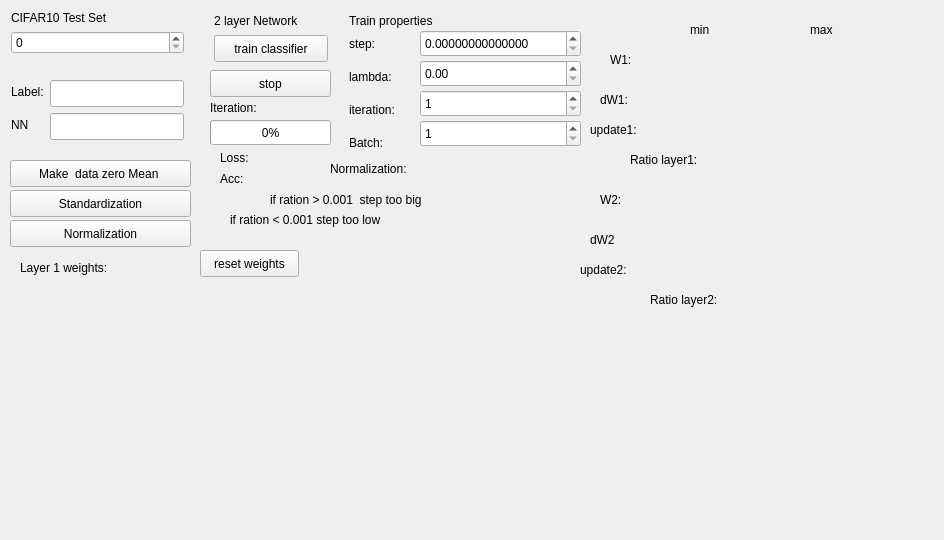
<?xml version="1.0" encoding="UTF-8"?>
<ui version="4.0">
 <class>ffnn</class>
 <widget class="QMainWindow" name="ffnn">
  <property name="geometry">
   <rect>
    <x>0</x>
    <y>0</y>
    <width>944</width>
    <height>540</height>
   </rect>
  </property>
  <property name="windowTitle">
   <string>visualizer</string>
  </property>
  <widget class="QWidget" name="centralWidget">
   <widget class="QDoubleSpinBox" name="stepBox">
    <property name="geometry">
     <rect>
      <x>420</x>
      <y>30</y>
      <width>161</width>
      <height>27</height>
     </rect>
    </property>
    <property name="decimals">
     <number>14</number>
    </property>
    <property name="minimum">
     <double>0.000000000000000</double>
    </property>
    <property name="maximum">
     <double>99.989999999999995</double>
    </property>
    <property name="singleStep">
     <double>0.000001000000000</double>
    </property>
   </widget>
   <widget class="QDoubleSpinBox" name="lambdaBox">
    <property name="geometry">
     <rect>
      <x>420</x>
      <y>60</y>
      <width>161</width>
      <height>27</height>
     </rect>
    </property>
    <property name="maximum">
     <double>500000.000000000000000</double>
    </property>
   </widget>
   <widget class="QLabel" name="label_11">
    <property name="geometry">
     <rect>
      <x>220</x>
      <y>150</y>
      <width>41</width>
      <height>16</height>
     </rect>
    </property>
    <property name="text">
     <string>Loss:</string>
    </property>
   </widget>
   <widget class="QLabel" name="lossResult">
    <property name="geometry">
     <rect>
      <x>270</x>
      <y>150</y>
      <width>61</width>
      <height>17</height>
     </rect>
    </property>
    <property name="text">
     <string/>
    </property>
   </widget>
   <widget class="QLabel" name="label_12">
    <property name="geometry">
     <rect>
      <x>210</x>
      <y>100</y>
      <width>71</width>
      <height>16</height>
     </rect>
    </property>
    <property name="text">
     <string>Iteration:</string>
    </property>
   </widget>
   <widget class="QLabel" name="itResult">
    <property name="geometry">
     <rect>
      <x>280</x>
      <y>100</y>
      <width>51</width>
      <height>20</height>
     </rect>
    </property>
    <property name="text">
     <string/>
    </property>
   </widget>
   <widget class="QLabel" name="label_13">
    <property name="geometry">
     <rect>
      <x>20</x>
      <y>260</y>
      <width>201</width>
      <height>16</height>
     </rect>
    </property>
    <property name="text">
     <string>Layer 1 weights:</string>
    </property>
   </widget>
   <widget class="QPushButton" name="resetWeightsButton">
    <property name="geometry">
     <rect>
      <x>200</x>
      <y>250</y>
      <width>99</width>
      <height>27</height>
     </rect>
    </property>
    <property name="text">
     <string>reset weights</string>
    </property>
   </widget>
   <widget class="QWidget" name="layoutWidget">
    <property name="geometry">
     <rect>
      <x>0</x>
      <y>0</y>
      <width>195</width>
      <height>153</height>
     </rect>
    </property>
    <layout class="QFormLayout" name="formLayout">
     <item row="0" column="0" colspan="2">
      <widget class="QLabel" name="label">
       <property name="text">
        <string>CIFAR10 Test Set</string>
       </property>
      </widget>
     </item>
     <item row="1" column="0" colspan="2">
      <widget class="QSpinBox" name="numberBox">
       <property name="maximum">
        <number>60000</number>
       </property>
      </widget>
     </item>
     <item row="5" column="0">
      <widget class="QLabel" name="label_4">
       <property name="text">
        <string>Label:</string>
       </property>
      </widget>
     </item>
     <item row="5" column="1">
      <widget class="QLineEdit" name="lineEdit">
       <property name="minimumSize">
        <size>
         <width>112</width>
         <height>27</height>
        </size>
       </property>
      </widget>
     </item>
     <item row="6" column="0">
      <widget class="QLabel" name="label_5">
       <property name="text">
        <string>NN</string>
       </property>
      </widget>
     </item>
     <item row="6" column="1">
      <widget class="QLineEdit" name="lineEdit_2">
       <property name="minimumSize">
        <size>
         <width>112</width>
         <height>27</height>
        </size>
       </property>
      </widget>
     </item>
     <item row="4" column="1">
      <widget class="QLabel" name="labelPicture">
       <property name="maximumSize">
        <size>
         <width>81</width>
         <height>61</height>
        </size>
       </property>
       <property name="text">
        <string/>
       </property>
      </widget>
     </item>
    </layout>
   </widget>
   <widget class="QPushButton" name="trainButton">
    <property name="geometry">
     <rect>
      <x>214</x>
      <y>35</y>
      <width>114</width>
      <height>27</height>
     </rect>
    </property>
    <property name="text">
     <string>train classifier</string>
    </property>
   </widget>
   <widget class="QLabel" name="label_2">
    <property name="geometry">
     <rect>
      <x>214</x>
      <y>12</y>
      <width>107</width>
      <height>17</height>
     </rect>
    </property>
    <property name="text">
     <string>2 layer Network</string>
    </property>
   </widget>
   <widget class="QLabel" name="label_7">
    <property name="geometry">
     <rect>
      <x>349</x>
      <y>12</y>
      <width>109</width>
      <height>17</height>
     </rect>
    </property>
    <property name="text">
     <string>Train properties</string>
    </property>
   </widget>
   <widget class="QLabel" name="label_3">
    <property name="geometry">
     <rect>
      <x>349</x>
      <y>35</y>
      <width>51</width>
      <height>17</height>
     </rect>
    </property>
    <property name="text">
     <string>step: </string>
    </property>
   </widget>
   <widget class="QPushButton" name="stopButton">
    <property name="geometry">
     <rect>
      <x>210</x>
      <y>70</y>
      <width>121</width>
      <height>27</height>
     </rect>
    </property>
    <property name="text">
     <string>stop</string>
    </property>
   </widget>
   <widget class="QLabel" name="label_10">
    <property name="geometry">
     <rect>
      <x>349</x>
      <y>134</y>
      <width>43</width>
      <height>17</height>
     </rect>
    </property>
    <property name="text">
     <string>Batch:</string>
    </property>
   </widget>
   <widget class="QLabel" name="label_8">
    <property name="geometry">
     <rect>
      <x>349</x>
      <y>68</y>
      <width>54</width>
      <height>17</height>
     </rect>
    </property>
    <property name="text">
     <string>lambda:</string>
    </property>
   </widget>
   <widget class="QLabel" name="label_9">
    <property name="geometry">
     <rect>
      <x>349</x>
      <y>101</y>
      <width>63</width>
      <height>17</height>
     </rect>
    </property>
    <property name="text">
     <string>iteration:</string>
    </property>
   </widget>
   <widget class="QProgressBar" name="progressBar">
    <property name="geometry">
     <rect>
      <x>210</x>
      <y>120</y>
      <width>121</width>
      <height>25</height>
     </rect>
    </property>
    <property name="value">
     <number>0</number>
    </property>
   </widget>
   <widget class="QSpinBox" name="itBox">
    <property name="geometry">
     <rect>
      <x>420</x>
      <y>90</y>
      <width>161</width>
      <height>27</height>
     </rect>
    </property>
    <property name="minimum">
     <number>1</number>
    </property>
    <property name="maximum">
     <number>99999</number>
    </property>
    <property name="singleStep">
     <number>1</number>
    </property>
   </widget>
   <widget class="QSpinBox" name="batchBox">
    <property name="geometry">
     <rect>
      <x>420</x>
      <y>120</y>
      <width>161</width>
      <height>27</height>
     </rect>
    </property>
    <property name="minimum">
     <number>1</number>
    </property>
    <property name="maximum">
     <number>50000</number>
    </property>
    <property name="singleStep">
     <number>1</number>
    </property>
   </widget>
   <widget class="QLabel" name="accResult">
    <property name="geometry">
     <rect>
      <x>270</x>
      <y>170</y>
      <width>61</width>
      <height>17</height>
     </rect>
    </property>
    <property name="text">
     <string/>
    </property>
   </widget>
   <widget class="QLabel" name="label_6">
    <property name="geometry">
     <rect>
      <x>220</x>
      <y>170</y>
      <width>28</width>
      <height>17</height>
     </rect>
    </property>
    <property name="text">
     <string>Acc:</string>
    </property>
   </widget>
   <widget class="QWidget" name="layoutWidget1">
    <property name="geometry">
     <rect>
      <x>20</x>
      <y>280</y>
      <width>566</width>
      <height>43</height>
     </rect>
    </property>
    <layout class="QGridLayout" name="gridLayout">
     <item row="0" column="0">
      <widget class="QLabel" name="airplaneLbl1">
       <property name="minimumSize">
        <size>
         <width>51</width>
         <height>41</height>
        </size>
       </property>
       <property name="text">
        <string/>
       </property>
      </widget>
     </item>
     <item row="0" column="1">
      <widget class="QLabel" name="automobilLbl2">
       <property name="minimumSize">
        <size>
         <width>51</width>
         <height>41</height>
        </size>
       </property>
       <property name="text">
        <string/>
       </property>
      </widget>
     </item>
     <item row="0" column="2">
      <widget class="QLabel" name="birdLbl3">
       <property name="minimumSize">
        <size>
         <width>51</width>
         <height>41</height>
        </size>
       </property>
       <property name="text">
        <string/>
       </property>
      </widget>
     </item>
     <item row="0" column="3">
      <widget class="QLabel" name="catLbl4">
       <property name="minimumSize">
        <size>
         <width>51</width>
         <height>41</height>
        </size>
       </property>
       <property name="text">
        <string/>
       </property>
      </widget>
     </item>
     <item row="0" column="4">
      <widget class="QLabel" name="deerLbl5">
       <property name="minimumSize">
        <size>
         <width>51</width>
         <height>41</height>
        </size>
       </property>
       <property name="text">
        <string/>
       </property>
      </widget>
     </item>
     <item row="0" column="5">
      <widget class="QLabel" name="dogLbl6">
       <property name="minimumSize">
        <size>
         <width>51</width>
         <height>41</height>
        </size>
       </property>
       <property name="text">
        <string/>
       </property>
      </widget>
     </item>
     <item row="0" column="6">
      <widget class="QLabel" name="frogLbl7">
       <property name="minimumSize">
        <size>
         <width>51</width>
         <height>41</height>
        </size>
       </property>
       <property name="text">
        <string/>
       </property>
      </widget>
     </item>
     <item row="0" column="7">
      <widget class="QLabel" name="horseLbl8">
       <property name="minimumSize">
        <size>
         <width>51</width>
         <height>41</height>
        </size>
       </property>
       <property name="text">
        <string/>
       </property>
      </widget>
     </item>
     <item row="0" column="8">
      <widget class="QLabel" name="shipLbl9">
       <property name="minimumSize">
        <size>
         <width>51</width>
         <height>41</height>
        </size>
       </property>
       <property name="text">
        <string/>
       </property>
      </widget>
     </item>
     <item row="0" column="9">
      <widget class="QLabel" name="truckLbl10">
       <property name="minimumSize">
        <size>
         <width>51</width>
         <height>41</height>
        </size>
       </property>
       <property name="text">
        <string/>
       </property>
      </widget>
     </item>
    </layout>
   </widget>
   <widget class="QPushButton" name="zeroMeanButton">
    <property name="enabled">
     <bool>true</bool>
    </property>
    <property name="geometry">
     <rect>
      <x>10</x>
      <y>160</y>
      <width>181</width>
      <height>27</height>
     </rect>
    </property>
    <property name="text">
     <string>Make  data zero Mean </string>
    </property>
    <property name="checkable">
     <bool>false</bool>
    </property>
    <property name="checked">
     <bool>false</bool>
    </property>
    <property name="autoExclusive">
     <bool>false</bool>
    </property>
    <property name="default">
     <bool>false</bool>
    </property>
    <property name="flat">
     <bool>false</bool>
    </property>
   </widget>
   <widget class="QLabel" name="meanLabel">
    <property name="geometry">
     <rect>
      <x>440</x>
      <y>160</y>
      <width>181</width>
      <height>17</height>
     </rect>
    </property>
    <property name="text">
     <string/>
    </property>
   </widget>
   <widget class="QLabel" name="label_23">
    <property name="geometry">
     <rect>
      <x>330</x>
      <y>160</y>
      <width>111</width>
      <height>17</height>
     </rect>
    </property>
    <property name="text">
     <string>Normalization:</string>
    </property>
   </widget>
   <widget class="QPushButton" name="standardizationButton">
    <property name="enabled">
     <bool>true</bool>
    </property>
    <property name="geometry">
     <rect>
      <x>10</x>
      <y>190</y>
      <width>181</width>
      <height>27</height>
     </rect>
    </property>
    <property name="text">
     <string>Standardization</string>
    </property>
    <property name="checkable">
     <bool>false</bool>
    </property>
    <property name="checked">
     <bool>false</bool>
    </property>
    <property name="autoExclusive">
     <bool>false</bool>
    </property>
    <property name="default">
     <bool>false</bool>
    </property>
    <property name="flat">
     <bool>false</bool>
    </property>
   </widget>
   <widget class="QLabel" name="label_24">
    <property name="geometry">
     <rect>
      <x>630</x>
      <y>150</y>
      <width>91</width>
      <height>20</height>
     </rect>
    </property>
    <property name="text">
     <string>Ratio layer1:</string>
    </property>
   </widget>
   <widget class="QLabel" name="weightRelation">
    <property name="geometry">
     <rect>
      <x>730</x>
      <y>150</y>
      <width>101</width>
      <height>17</height>
     </rect>
    </property>
    <property name="text">
     <string/>
    </property>
   </widget>
   <widget class="QLabel" name="label_25">
    <property name="geometry">
     <rect>
      <x>270</x>
      <y>190</y>
      <width>291</width>
      <height>20</height>
     </rect>
    </property>
    <property name="text">
     <string>if ration &gt; 0.001  step too big</string>
    </property>
   </widget>
   <widget class="QLabel" name="label_26">
    <property name="geometry">
     <rect>
      <x>230</x>
      <y>210</y>
      <width>291</width>
      <height>20</height>
     </rect>
    </property>
    <property name="text">
     <string>if ration &lt; 0.001  step too low</string>
    </property>
   </widget>
   <widget class="QPushButton" name="normalizationButton">
    <property name="enabled">
     <bool>true</bool>
    </property>
    <property name="geometry">
     <rect>
      <x>10</x>
      <y>220</y>
      <width>181</width>
      <height>27</height>
     </rect>
    </property>
    <property name="text">
     <string>Normalization</string>
    </property>
    <property name="checkable">
     <bool>false</bool>
    </property>
    <property name="checked">
     <bool>false</bool>
    </property>
    <property name="autoExclusive">
     <bool>false</bool>
    </property>
    <property name="default">
     <bool>false</bool>
    </property>
    <property name="flat">
     <bool>false</bool>
    </property>
   </widget>
   <widget class="QLabel" name="label_27">
    <property name="geometry">
     <rect>
      <x>650</x>
      <y>290</y>
      <width>91</width>
      <height>20</height>
     </rect>
    </property>
    <property name="text">
     <string>Ratio layer2:</string>
    </property>
   </widget>
   <widget class="QLabel" name="weightRelation2">
    <property name="geometry">
     <rect>
      <x>750</x>
      <y>290</y>
      <width>101</width>
      <height>17</height>
     </rect>
    </property>
    <property name="text">
     <string/>
    </property>
   </widget>
   <widget class="QWidget" name="layoutWidget1_2">
    <property name="geometry">
     <rect>
      <x>20</x>
      <y>330</y>
      <width>566</width>
      <height>43</height>
     </rect>
    </property>
    <layout class="QGridLayout" name="gridLayout_2">
     <item row="0" column="0">
      <widget class="QLabel" name="airplaneLbl1_2">
       <property name="minimumSize">
        <size>
         <width>51</width>
         <height>41</height>
        </size>
       </property>
       <property name="text">
        <string/>
       </property>
      </widget>
     </item>
     <item row="0" column="1">
      <widget class="QLabel" name="automobilLbl2_2">
       <property name="minimumSize">
        <size>
         <width>51</width>
         <height>41</height>
        </size>
       </property>
       <property name="text">
        <string/>
       </property>
      </widget>
     </item>
     <item row="0" column="2">
      <widget class="QLabel" name="birdLbl3_2">
       <property name="minimumSize">
        <size>
         <width>51</width>
         <height>41</height>
        </size>
       </property>
       <property name="text">
        <string/>
       </property>
      </widget>
     </item>
     <item row="0" column="3">
      <widget class="QLabel" name="catLbl4_2">
       <property name="minimumSize">
        <size>
         <width>51</width>
         <height>41</height>
        </size>
       </property>
       <property name="text">
        <string/>
       </property>
      </widget>
     </item>
     <item row="0" column="4">
      <widget class="QLabel" name="deerLbl5_2">
       <property name="minimumSize">
        <size>
         <width>51</width>
         <height>41</height>
        </size>
       </property>
       <property name="text">
        <string/>
       </property>
      </widget>
     </item>
     <item row="0" column="5">
      <widget class="QLabel" name="dogLbl6_2">
       <property name="minimumSize">
        <size>
         <width>51</width>
         <height>41</height>
        </size>
       </property>
       <property name="text">
        <string/>
       </property>
      </widget>
     </item>
     <item row="0" column="6">
      <widget class="QLabel" name="frogLbl7_2">
       <property name="minimumSize">
        <size>
         <width>51</width>
         <height>41</height>
        </size>
       </property>
       <property name="text">
        <string/>
       </property>
      </widget>
     </item>
     <item row="0" column="7">
      <widget class="QLabel" name="horseLbl8_2">
       <property name="minimumSize">
        <size>
         <width>51</width>
         <height>41</height>
        </size>
       </property>
       <property name="text">
        <string/>
       </property>
      </widget>
     </item>
     <item row="0" column="8">
      <widget class="QLabel" name="shipLbl9_2">
       <property name="minimumSize">
        <size>
         <width>51</width>
         <height>41</height>
        </size>
       </property>
       <property name="text">
        <string/>
       </property>
      </widget>
     </item>
     <item row="0" column="9">
      <widget class="QLabel" name="truckLbl10_2">
       <property name="minimumSize">
        <size>
         <width>51</width>
         <height>41</height>
        </size>
       </property>
       <property name="text">
        <string/>
       </property>
      </widget>
     </item>
    </layout>
   </widget>
   <widget class="QWidget" name="layoutWidget1_3">
    <property name="geometry">
     <rect>
      <x>20</x>
      <y>380</y>
      <width>566</width>
      <height>43</height>
     </rect>
    </property>
    <layout class="QGridLayout" name="gridLayout_3">
     <item row="0" column="0">
      <widget class="QLabel" name="airplaneLbl1_3">
       <property name="minimumSize">
        <size>
         <width>51</width>
         <height>41</height>
        </size>
       </property>
       <property name="text">
        <string/>
       </property>
      </widget>
     </item>
     <item row="0" column="1">
      <widget class="QLabel" name="automobilLbl2_3">
       <property name="minimumSize">
        <size>
         <width>51</width>
         <height>41</height>
        </size>
       </property>
       <property name="text">
        <string/>
       </property>
      </widget>
     </item>
     <item row="0" column="2">
      <widget class="QLabel" name="birdLbl3_3">
       <property name="minimumSize">
        <size>
         <width>51</width>
         <height>41</height>
        </size>
       </property>
       <property name="text">
        <string/>
       </property>
      </widget>
     </item>
     <item row="0" column="3">
      <widget class="QLabel" name="catLbl4_3">
       <property name="minimumSize">
        <size>
         <width>51</width>
         <height>41</height>
        </size>
       </property>
       <property name="text">
        <string/>
       </property>
      </widget>
     </item>
     <item row="0" column="4">
      <widget class="QLabel" name="deerLbl5_3">
       <property name="minimumSize">
        <size>
         <width>51</width>
         <height>41</height>
        </size>
       </property>
       <property name="text">
        <string/>
       </property>
      </widget>
     </item>
     <item row="0" column="5">
      <widget class="QLabel" name="dogLbl6_3">
       <property name="minimumSize">
        <size>
         <width>51</width>
         <height>41</height>
        </size>
       </property>
       <property name="text">
        <string/>
       </property>
      </widget>
     </item>
     <item row="0" column="6">
      <widget class="QLabel" name="frogLbl7_3">
       <property name="minimumSize">
        <size>
         <width>51</width>
         <height>41</height>
        </size>
       </property>
       <property name="text">
        <string/>
       </property>
      </widget>
     </item>
     <item row="0" column="7">
      <widget class="QLabel" name="horseLbl8_3">
       <property name="minimumSize">
        <size>
         <width>51</width>
         <height>41</height>
        </size>
       </property>
       <property name="text">
        <string/>
       </property>
      </widget>
     </item>
     <item row="0" column="8">
      <widget class="QLabel" name="shipLbl9_3">
       <property name="minimumSize">
        <size>
         <width>51</width>
         <height>41</height>
        </size>
       </property>
       <property name="text">
        <string/>
       </property>
      </widget>
     </item>
     <item row="0" column="9">
      <widget class="QLabel" name="truckLbl10_3">
       <property name="minimumSize">
        <size>
         <width>51</width>
         <height>41</height>
        </size>
       </property>
       <property name="text">
        <string/>
       </property>
      </widget>
     </item>
    </layout>
   </widget>
   <widget class="QWidget" name="layoutWidget1_4">
    <property name="geometry">
     <rect>
      <x>20</x>
      <y>430</y>
      <width>566</width>
      <height>43</height>
     </rect>
    </property>
    <layout class="QGridLayout" name="gridLayout_4">
     <item row="0" column="0">
      <widget class="QLabel" name="airplaneLbl1_4">
       <property name="minimumSize">
        <size>
         <width>51</width>
         <height>41</height>
        </size>
       </property>
       <property name="text">
        <string/>
       </property>
      </widget>
     </item>
     <item row="0" column="1">
      <widget class="QLabel" name="automobilLbl2_4">
       <property name="minimumSize">
        <size>
         <width>51</width>
         <height>41</height>
        </size>
       </property>
       <property name="text">
        <string/>
       </property>
      </widget>
     </item>
     <item row="0" column="2">
      <widget class="QLabel" name="birdLbl3_4">
       <property name="minimumSize">
        <size>
         <width>51</width>
         <height>41</height>
        </size>
       </property>
       <property name="text">
        <string/>
       </property>
      </widget>
     </item>
     <item row="0" column="3">
      <widget class="QLabel" name="catLbl4_4">
       <property name="minimumSize">
        <size>
         <width>51</width>
         <height>41</height>
        </size>
       </property>
       <property name="text">
        <string/>
       </property>
      </widget>
     </item>
     <item row="0" column="4">
      <widget class="QLabel" name="deerLbl5_4">
       <property name="minimumSize">
        <size>
         <width>51</width>
         <height>41</height>
        </size>
       </property>
       <property name="text">
        <string/>
       </property>
      </widget>
     </item>
     <item row="0" column="5">
      <widget class="QLabel" name="dogLbl6_4">
       <property name="minimumSize">
        <size>
         <width>51</width>
         <height>41</height>
        </size>
       </property>
       <property name="text">
        <string/>
       </property>
      </widget>
     </item>
     <item row="0" column="6">
      <widget class="QLabel" name="frogLbl7_4">
       <property name="minimumSize">
        <size>
         <width>51</width>
         <height>41</height>
        </size>
       </property>
       <property name="text">
        <string/>
       </property>
      </widget>
     </item>
     <item row="0" column="7">
      <widget class="QLabel" name="horseLbl8_4">
       <property name="minimumSize">
        <size>
         <width>51</width>
         <height>41</height>
        </size>
       </property>
       <property name="text">
        <string/>
       </property>
      </widget>
     </item>
     <item row="0" column="8">
      <widget class="QLabel" name="shipLbl9_4">
       <property name="minimumSize">
        <size>
         <width>51</width>
         <height>41</height>
        </size>
       </property>
       <property name="text">
        <string/>
       </property>
      </widget>
     </item>
     <item row="0" column="9">
      <widget class="QLabel" name="truckLbl10_4">
       <property name="minimumSize">
        <size>
         <width>51</width>
         <height>41</height>
        </size>
       </property>
       <property name="text">
        <string/>
       </property>
      </widget>
     </item>
    </layout>
   </widget>
   <widget class="QWidget" name="layoutWidget1_5">
    <property name="geometry">
     <rect>
      <x>20</x>
      <y>480</y>
      <width>566</width>
      <height>43</height>
     </rect>
    </property>
    <layout class="QGridLayout" name="gridLayout_5">
     <item row="0" column="0">
      <widget class="QLabel" name="airplaneLbl1_5">
       <property name="minimumSize">
        <size>
         <width>51</width>
         <height>41</height>
        </size>
       </property>
       <property name="text">
        <string/>
       </property>
      </widget>
     </item>
     <item row="0" column="1">
      <widget class="QLabel" name="automobilLbl2_5">
       <property name="minimumSize">
        <size>
         <width>51</width>
         <height>41</height>
        </size>
       </property>
       <property name="text">
        <string/>
       </property>
      </widget>
     </item>
     <item row="0" column="2">
      <widget class="QLabel" name="birdLbl3_5">
       <property name="minimumSize">
        <size>
         <width>51</width>
         <height>41</height>
        </size>
       </property>
       <property name="text">
        <string/>
       </property>
      </widget>
     </item>
     <item row="0" column="3">
      <widget class="QLabel" name="catLbl4_5">
       <property name="minimumSize">
        <size>
         <width>51</width>
         <height>41</height>
        </size>
       </property>
       <property name="text">
        <string/>
       </property>
      </widget>
     </item>
     <item row="0" column="4">
      <widget class="QLabel" name="deerLbl5_5">
       <property name="minimumSize">
        <size>
         <width>51</width>
         <height>41</height>
        </size>
       </property>
       <property name="text">
        <string/>
       </property>
      </widget>
     </item>
     <item row="0" column="5">
      <widget class="QLabel" name="dogLbl6_5">
       <property name="minimumSize">
        <size>
         <width>51</width>
         <height>41</height>
        </size>
       </property>
       <property name="text">
        <string/>
       </property>
      </widget>
     </item>
     <item row="0" column="6">
      <widget class="QLabel" name="frogLbl7_5">
       <property name="minimumSize">
        <size>
         <width>51</width>
         <height>41</height>
        </size>
       </property>
       <property name="text">
        <string/>
       </property>
      </widget>
     </item>
     <item row="0" column="7">
      <widget class="QLabel" name="horseLbl8_5">
       <property name="minimumSize">
        <size>
         <width>51</width>
         <height>41</height>
        </size>
       </property>
       <property name="text">
        <string/>
       </property>
      </widget>
     </item>
     <item row="0" column="8">
      <widget class="QLabel" name="shipLbl9_5">
       <property name="minimumSize">
        <size>
         <width>51</width>
         <height>41</height>
        </size>
       </property>
       <property name="text">
        <string/>
       </property>
      </widget>
     </item>
     <item row="0" column="9">
      <widget class="QLabel" name="truckLbl10_5">
       <property name="minimumSize">
        <size>
         <width>51</width>
         <height>41</height>
        </size>
       </property>
       <property name="text">
        <string/>
       </property>
      </widget>
     </item>
    </layout>
   </widget>
   <widget class="QLabel" name="label_28">
    <property name="geometry">
     <rect>
      <x>690</x>
      <y>20</y>
      <width>31</width>
      <height>20</height>
     </rect>
    </property>
    <property name="text">
     <string>min</string>
    </property>
   </widget>
   <widget class="QLabel" name="label_29">
    <property name="geometry">
     <rect>
      <x>810</x>
      <y>20</y>
      <width>31</width>
      <height>20</height>
     </rect>
    </property>
    <property name="text">
     <string>max</string>
    </property>
   </widget>
   <widget class="QLabel" name="label_30">
    <property name="geometry">
     <rect>
      <x>610</x>
      <y>50</y>
      <width>41</width>
      <height>20</height>
     </rect>
    </property>
    <property name="text">
     <string>W1:</string>
    </property>
   </widget>
   <widget class="QLabel" name="w1Min">
    <property name="geometry">
     <rect>
      <x>660</x>
      <y>50</y>
      <width>101</width>
      <height>20</height>
     </rect>
    </property>
    <property name="text">
     <string/>
    </property>
   </widget>
   <widget class="QLabel" name="w1Max">
    <property name="geometry">
     <rect>
      <x>780</x>
      <y>50</y>
      <width>101</width>
      <height>20</height>
     </rect>
    </property>
    <property name="text">
     <string/>
    </property>
   </widget>
   <widget class="QLabel" name="dw1Min">
    <property name="geometry">
     <rect>
      <x>660</x>
      <y>90</y>
      <width>101</width>
      <height>20</height>
     </rect>
    </property>
    <property name="text">
     <string/>
    </property>
   </widget>
   <widget class="QLabel" name="label_31">
    <property name="geometry">
     <rect>
      <x>600</x>
      <y>90</y>
      <width>41</width>
      <height>20</height>
     </rect>
    </property>
    <property name="text">
     <string>dW1:</string>
    </property>
   </widget>
   <widget class="QLabel" name="dw1Max">
    <property name="geometry">
     <rect>
      <x>780</x>
      <y>90</y>
      <width>101</width>
      <height>20</height>
     </rect>
    </property>
    <property name="text">
     <string/>
    </property>
   </widget>
   <widget class="QLabel" name="label_32">
    <property name="geometry">
     <rect>
      <x>590</x>
      <y>120</y>
      <width>61</width>
      <height>20</height>
     </rect>
    </property>
    <property name="text">
     <string>update1:</string>
    </property>
   </widget>
   <widget class="QLabel" name="uw1Min">
    <property name="geometry">
     <rect>
      <x>660</x>
      <y>120</y>
      <width>101</width>
      <height>20</height>
     </rect>
    </property>
    <property name="text">
     <string/>
    </property>
   </widget>
   <widget class="QLabel" name="uw1Max">
    <property name="geometry">
     <rect>
      <x>780</x>
      <y>120</y>
      <width>101</width>
      <height>20</height>
     </rect>
    </property>
    <property name="text">
     <string/>
    </property>
   </widget>
   <widget class="QLabel" name="dw2Min">
    <property name="geometry">
     <rect>
      <x>650</x>
      <y>230</y>
      <width>101</width>
      <height>20</height>
     </rect>
    </property>
    <property name="text">
     <string/>
    </property>
   </widget>
   <widget class="QLabel" name="label_33">
    <property name="geometry">
     <rect>
      <x>590</x>
      <y>230</y>
      <width>41</width>
      <height>20</height>
     </rect>
    </property>
    <property name="text">
     <string>dW2</string>
    </property>
   </widget>
   <widget class="QLabel" name="uw2Min">
    <property name="geometry">
     <rect>
      <x>650</x>
      <y>260</y>
      <width>101</width>
      <height>20</height>
     </rect>
    </property>
    <property name="text">
     <string/>
    </property>
   </widget>
   <widget class="QLabel" name="label_34">
    <property name="geometry">
     <rect>
      <x>580</x>
      <y>260</y>
      <width>61</width>
      <height>20</height>
     </rect>
    </property>
    <property name="text">
     <string>update2:</string>
    </property>
   </widget>
   <widget class="QLabel" name="uw2Max">
    <property name="geometry">
     <rect>
      <x>770</x>
      <y>260</y>
      <width>101</width>
      <height>20</height>
     </rect>
    </property>
    <property name="text">
     <string/>
    </property>
   </widget>
   <widget class="QLabel" name="w2Min">
    <property name="geometry">
     <rect>
      <x>650</x>
      <y>190</y>
      <width>101</width>
      <height>20</height>
     </rect>
    </property>
    <property name="text">
     <string/>
    </property>
   </widget>
   <widget class="QLabel" name="dw2Max">
    <property name="geometry">
     <rect>
      <x>770</x>
      <y>230</y>
      <width>101</width>
      <height>20</height>
     </rect>
    </property>
    <property name="text">
     <string/>
    </property>
   </widget>
   <widget class="QLabel" name="label_35">
    <property name="geometry">
     <rect>
      <x>600</x>
      <y>190</y>
      <width>41</width>
      <height>20</height>
     </rect>
    </property>
    <property name="text">
     <string>W2:</string>
    </property>
   </widget>
   <widget class="QLabel" name="w2Max">
    <property name="geometry">
     <rect>
      <x>770</x>
      <y>190</y>
      <width>101</width>
      <height>20</height>
     </rect>
    </property>
    <property name="text">
     <string/>
    </property>
   </widget>
  </widget>
 </widget>
 <layoutdefault spacing="6" margin="11"/>
 <resources/>
 <connections/>
</ui>
